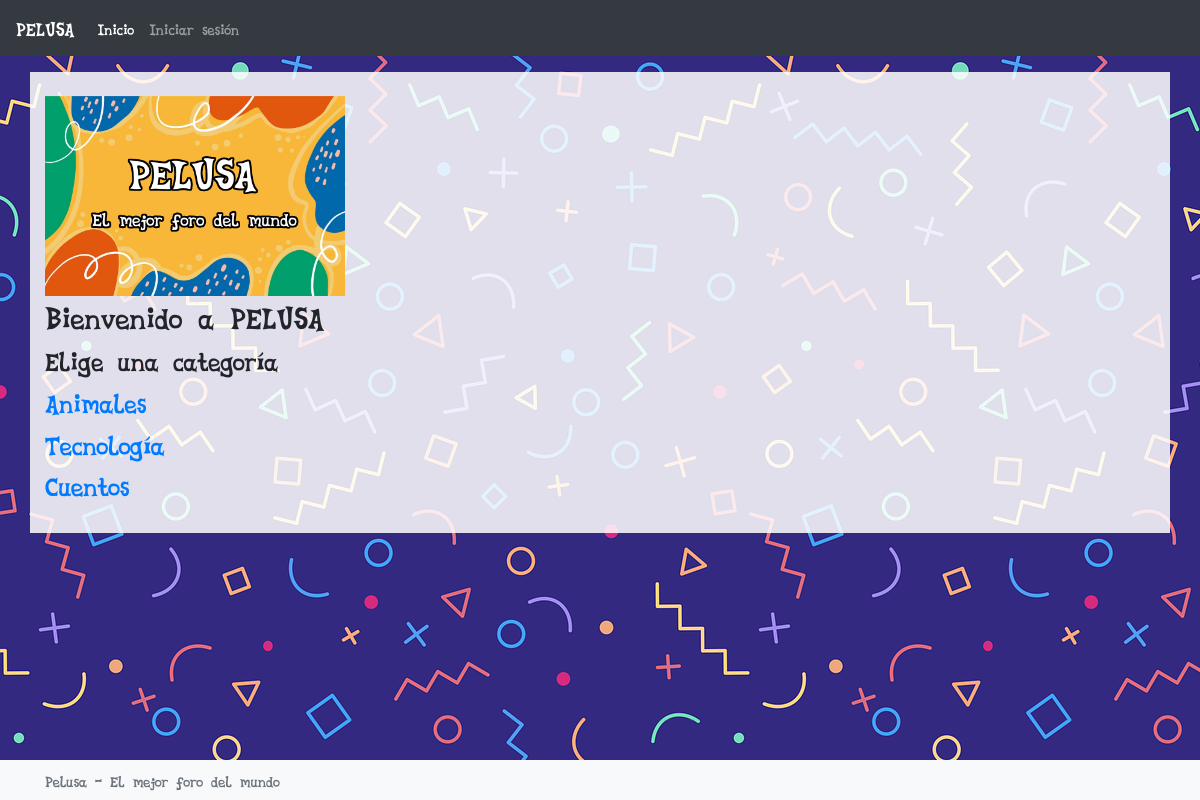
The page / on the database its author committed.
### base/models.py (models this page shows, shortened)
class Categoria(models.Model): #Representa las diferentes categorías de temas del foro
    nombre = models.CharField(max_length=2550)

### base/views.py (the view)
# urls.py: path('', views.home),
def home(request):
    categorias = Categoria.objects.all()
    return render(request, 'home.html', { 'categorias': categorias })

### templates/home.html
{% extends "layouts/main.html" %}
{% block content %}
<img src="/static/images/banner.png" height="200px"/>
<h2>Bienvenido a PELUSA</h2>
<h3>Elige una categoría</h3>
{% for c in categorias %}
<h3><a href="/{{c.nombre}}">{{c.nombre}}</a></h3>
{% endfor %}
{% endblock %}

### rows shown on the page
Categoria: nombre "Animales"
Categoria: nombre "Tecnología"
Categoria: nombre "Cuentos"
